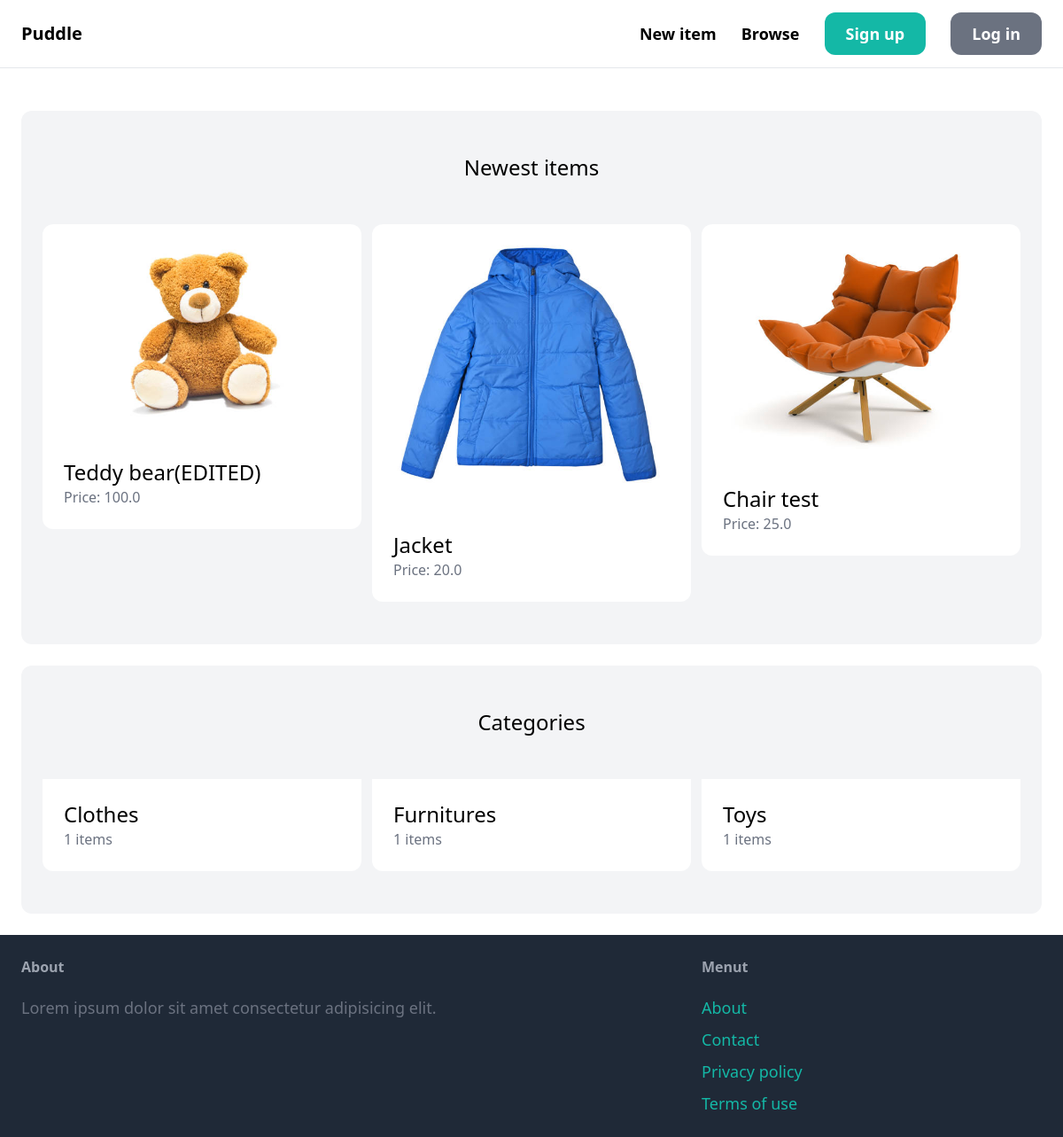
The page / on the database its author committed.
### item/models.py (models this page shows, shortened)
class Item(models.Model):
    category=models.ForeignKey(Category,on_delete=models.CASCADE,related_name='items')
    name=models.CharField(max_length=250)
    description=models.TextField(blank=True,null=True)
    price=models.FloatField()
    image=models.ImageField(upload_to='item_images',blank=True,null=True)
    is_sold=models.BooleanField(default=False)
    created_at=models.DateTimeField(auto_now_add=True)
    created_by=models.ForeignKey(User,on_delete=models.CASCADE,related_name='items')

class  Category(models.Model):
    name=models.CharField(max_length=250)
    class Meta:
        verbose_name_plural='Categories'
        ordering=['name',]

### core/views.py (the view)
# urls.py: path('',views.index,name='home'),
def index(request):
    items=Item.objects.filter(is_sold=False)[0:6]
    categories=Category.objects.all()
    return render(request,'core/index.html',{'items':items,"categories":categories})

### core/templates/core/index.html (shortened to what this page needs)
{% extends 'core/base.html'%}
{% block content%}
    <div class="mt-6 px-6 py-12 bg-gray-100 rounded-xl">
        <h2 class="mb-12 text-2xl text-center">Newest items</h2>
        <div class="grid grid-cols-3 gap-3">
            {% for item in items%}
                <div>
                    <a href="{% url 'detail' item.id %}">
                        <div>
                            <img src="{{item.image.url}}" class="rounded-t-xl" alt="">
                        </div>
                        <div class="p-6 bg-white rounded-b-xl">
                            <h2 class="text-2xl">{{item.name}}</h2>
                            <p class="text-gray-500">Price: {{item.price}}</p>
                        </div>
                    </a>
                </div>
            {% endfor%}
        </div>
    </div>
    <div class="mt-6 px-6 py-12 bg-gray-100 rounded-xl">
        <h2 class="mb-12 text-2xl text-center">Categories</h2>
        <div class="grid grid-cols-3 gap-3">
            {% for category in categories %}
            <div>
                <a href="">
                    <div class="p-6 bg-white rounded-b-xl">
                        <h2 class="text-2xl">{{category.name}}</h2>
                        <p class="text-gray-500">{{category.items.count}} items</p>
                    </div>
                </a>
            </div>
            {% endfor%}
        </div>
    </div>
{% endblock%}

### core/templates/core/base.html (shortened to what this page needs)
<!DOCTYPE html>
<html lang="en">
<head>
    <script src="http://cdn.tailwindcss.com"></script>
</head>
<body>
    <nav class="py-6 px-6 flex justify-between items-center border-b border-gray-200">
        <a href="/" class="text-xl font-semibold" >Puddle</a>
        <div class="space-x-6">
            <a href="{% url 'new'%}" class="text-lg font-semibold hover:text-gray-500">New item</a>
            <a href="{% url 'items' %}" class="text-lg font-semibold hover:text-gray-500">Browse</a>
            {% if request.user.is_authenticated %}
            <a href="{% url 'inbox:inbox' %}" class="px-6 py-3 text-lg font-semibold bg-teal-500 text-white rounded-xl hover:bg-teal-700">Inbox</a>
            <a href="{% url 'dashboard:index'%}" class="px-6 py-3 text-lg font-semibold bg-gray-500 text-white rounded-xl hover:bg-gray-700">Dashboard</a>
            {% else%}
            <a href="{% url 'signup'%}" class="px-6 py-3 text-lg font-semibold bg-teal-500 text-white rounded-xl hover:bg-teal-700">Sign up</a>
            <a href="{% url 'login'%}" class="px-6 py-3 text-lg font-semibold bg-gray-500 text-white rounded-xl hover:bg-gray-700">Log in</a>
            {% endif%}
        </div>
    </nav>
    <div class="px-6 py-6">
    {% block content%}
    {%endblock%}
    </div>
    <footer class="py-6 px-6 flex justify-between bg-gray-800">
        <div class="w-2/3 pr-10">
            <h3 class="mb-5 font-semibold text-gray-400">About</h3>
            <p class="text-lg text-gray-500">Lorem ipsum dolor sit amet consectetur adipisicing elit.</p>
        </div>
        <div class="w-1/3">
            <h3 class="mb-5 font-semibold text-gray-400">Menut</h3>
            <ul class="space-y-2">
                <li><a href="" class="text-lg text-teal-500 hover:text-teal-700">About</a></li>
                <li><a href="{% url 'contact'%}" class="text-lg text-teal-500 hover:text-teal-700">Contact</a></li>
                <li><a href="" class="text-lg text-teal-500 hover:text-teal-700">Privacy policy</a></li>
                <li><a href="" class="text-lg text-teal-500 hover:text-teal-700">Terms of use</a></li>
            </ul>
        </div>
    </footer>
</body>
</html>

### rows shown on the page
Item: image (picture), name "Teddy bear(EDITED)", price "100.0"
Item: image (picture), name "Jacket", price "20.0"
Item: image (picture), name "Chair test", price "25.0"
Category: name "Clothes", items.count "1"
Category: name "Furnitures", items.count "1"
Category: name "Toys", items.count "1"
